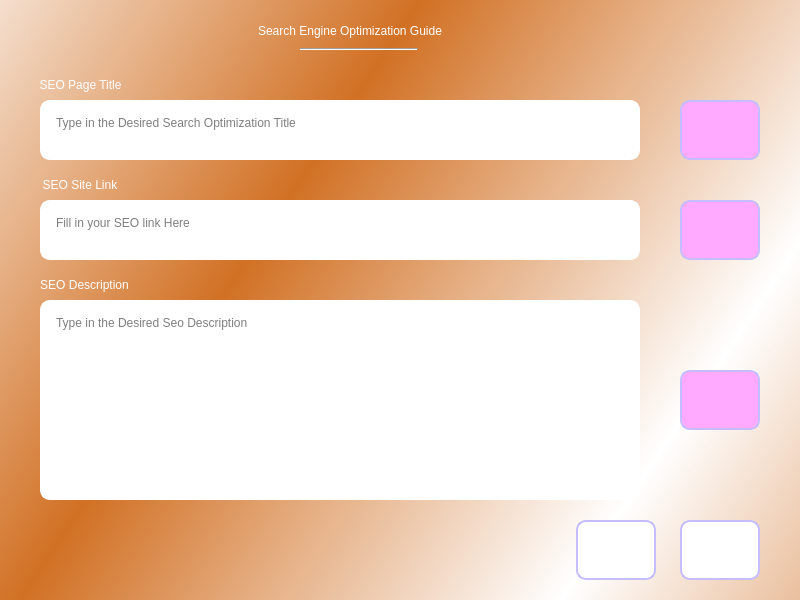
<?xml version="1.0" encoding="UTF-8"?>
<ui version="4.0">
 <class>Dialog</class>
 <widget class="QDialog" name="Dialog">
  <property name="geometry">
   <rect>
    <x>0</x>
    <y>0</y>
    <width>800</width>
    <height>600</height>
   </rect>
  </property>
  <property name="windowTitle">
   <string>Dialog</string>
  </property>
  <property name="windowIcon">
   <iconset resource="resources/resources.qrc">
    <normaloff>:/images/seoicon.ico</normaloff>:/images/seoicon.ico</iconset>
  </property>
  <widget class="QWidget" name="widget" native="true">
   <property name="geometry">
    <rect>
     <x>0</x>
     <y>0</y>
     <width>800</width>
     <height>600</height>
    </rect>
   </property>
   <property name="styleSheet">
    <string notr="true">QWidget#widget{
	background-color: qlineargradient(spread:reflect, x1:0.36, y1:0.33, x2:0.9, y2:0.6, stop:0 rgba(209, 112, 35, 254), stop:1 rgba(255, 255, 255, 255))
}</string>
   </property>
   <widget class="Line" name="line_2">
    <property name="geometry">
     <rect>
      <x>300</x>
      <y>48</y>
      <width>118</width>
      <height>3</height>
     </rect>
    </property>
    <property name="orientation">
     <enum>Qt::Horizontal</enum>
    </property>
   </widget>
   <widget class="QLabel" name="label_2">
    <property name="geometry">
     <rect>
      <x>200</x>
      <y>16</y>
      <width>300</width>
      <height>30</height>
     </rect>
    </property>
    <property name="styleSheet">
     <string notr="true">QLabel{
	color: #ffffff;
	font: 8pt &quot;Georgia&quot;;
}</string>
    </property>
    <property name="text">
     <string>Search Engine Optimization Guide</string>
    </property>
    <property name="alignment">
     <set>Qt::AlignCenter</set>
    </property>
   </widget>
   <widget class="QTextEdit" name="textEdit_1">
    <property name="geometry">
     <rect>
      <x>40</x>
      <y>100</y>
      <width>600</width>
      <height>60</height>
     </rect>
    </property>
    <property name="styleSheet">
     <string notr="true">QTextEdit{
	border: 2px solid #ffffff;
	border-radius: 10px;
	padding: 10px;
	background: #ffffff;
}</string>
    </property>
    <property name="sizeAdjustPolicy">
     <enum>QAbstractScrollArea::AdjustIgnored</enum>
    </property>
    <property name="placeholderText">
     <string>Type in the Desired Search Optimization Title</string>
    </property>
   </widget>
   <widget class="QTextEdit" name="textEdit_3">
    <property name="geometry">
     <rect>
      <x>40</x>
      <y>300</y>
      <width>600</width>
      <height>200</height>
     </rect>
    </property>
    <property name="styleSheet">
     <string notr="true">QTextEdit{
	border: 2px solid #ffffff;
	border-radius: 10px;
	padding: 10px;
	background: #ffffff;
}</string>
    </property>
    <property name="placeholderText">
     <string>Type in the Desired Seo Description</string>
    </property>
   </widget>
   <widget class="QLabel" name="label">
    <property name="geometry">
     <rect>
      <x>0</x>
      <y>70</y>
      <width>161</width>
      <height>30</height>
     </rect>
    </property>
    <property name="styleSheet">
     <string notr="true">QLabel{
	color: #ffffff;
	font: 8pt &quot;Georgia&quot;;
}</string>
    </property>
    <property name="text">
     <string>SEO Page Title</string>
    </property>
    <property name="alignment">
     <set>Qt::AlignCenter</set>
    </property>
   </widget>
   <widget class="QLabel" name="label_5">
    <property name="geometry">
     <rect>
      <x>0</x>
      <y>270</y>
      <width>169</width>
      <height>30</height>
     </rect>
    </property>
    <property name="styleSheet">
     <string notr="true">QLabel{
	color: #ffffff;
	font: 8pt &quot;Georgia&quot;;
}</string>
    </property>
    <property name="text">
     <string>SEO Description</string>
    </property>
    <property name="alignment">
     <set>Qt::AlignCenter</set>
    </property>
   </widget>
   <widget class="QTextEdit" name="textEdit_2">
    <property name="geometry">
     <rect>
      <x>40</x>
      <y>200</y>
      <width>600</width>
      <height>60</height>
     </rect>
    </property>
    <property name="styleSheet">
     <string notr="true">QTextEdit{
	border: 2px solid #ffffff;
	border-radius: 10px;
	padding: 10px;
	background: #ffffff;
}</string>
    </property>
    <property name="sizeAdjustPolicy">
     <enum>QAbstractScrollArea::AdjustIgnored</enum>
    </property>
    <property name="placeholderText">
     <string>Fill in your SEO link Here</string>
    </property>
   </widget>
   <widget class="QLabel" name="label_3">
    <property name="geometry">
     <rect>
      <x>0</x>
      <y>170</y>
      <width>160</width>
      <height>30</height>
     </rect>
    </property>
    <property name="styleSheet">
     <string notr="true">QLabel{
	color: #ffffff;
	font: 8pt &quot;Georgia&quot;;
}</string>
    </property>
    <property name="text">
     <string>SEO Site Link</string>
    </property>
    <property name="alignment">
     <set>Qt::AlignCenter</set>
    </property>
   </widget>
   <widget class="QLabel" name="titleLabel">
    <property name="geometry">
     <rect>
      <x>240</x>
      <y>130</y>
      <width>400</width>
      <height>30</height>
     </rect>
    </property>
    <property name="styleSheet">
     <string notr="true">QLabel{
	color: #b10000;
	font: 75 8pt &quot;MS Shell Dlg 2&quot;;
}</string>
    </property>
    <property name="text">
     <string/>
    </property>
    <property name="alignment">
     <set>Qt::AlignCenter</set>
    </property>
   </widget>
   <widget class="QLabel" name="titleLabel_2">
    <property name="geometry">
     <rect>
      <x>240</x>
      <y>230</y>
      <width>400</width>
      <height>30</height>
     </rect>
    </property>
    <property name="styleSheet">
     <string notr="true">QLabel{
	color: #b10000;
	font: 75 8pt &quot;MS Shell Dlg 2&quot;;
}</string>
    </property>
    <property name="text">
     <string/>
    </property>
    <property name="alignment">
     <set>Qt::AlignCenter</set>
    </property>
   </widget>
   <widget class="QLabel" name="titleLabel_3">
    <property name="geometry">
     <rect>
      <x>135</x>
      <y>470</y>
      <width>500</width>
      <height>30</height>
     </rect>
    </property>
    <property name="styleSheet">
     <string notr="true">QLabel{
	color: #b10000;
	font: 75 8pt &quot;MS Shell Dlg 2&quot;;
}</string>
    </property>
    <property name="text">
     <string/>
    </property>
    <property name="alignment">
     <set>Qt::AlignCenter</set>
    </property>
   </widget>
   <widget class="QLabel" name="titleLabel_4">
    <property name="geometry">
     <rect>
      <x>40</x>
      <y>136</y>
      <width>250</width>
      <height>30</height>
     </rect>
    </property>
    <property name="styleSheet">
     <string notr="true">QLabel{
	color: #55aa00;
	font: 75 8pt &quot;MS Shell Dlg 2&quot;;
}</string>
    </property>
    <property name="text">
     <string/>
    </property>
    <property name="alignment">
     <set>Qt::AlignCenter</set>
    </property>
   </widget>
   <widget class="QLabel" name="titleLabel_5">
    <property name="geometry">
     <rect>
      <x>40</x>
      <y>230</y>
      <width>250</width>
      <height>30</height>
     </rect>
    </property>
    <property name="styleSheet">
     <string notr="true">QLabel{
	color: #55aa00;
	font: 75 8pt &quot;MS Shell Dlg 2&quot;;
}</string>
    </property>
    <property name="text">
     <string/>
    </property>
    <property name="alignment">
     <set>Qt::AlignCenter</set>
    </property>
   </widget>
   <widget class="QLabel" name="titleLabel_6">
    <property name="geometry">
     <rect>
      <x>40</x>
      <y>470</y>
      <width>250</width>
      <height>30</height>
     </rect>
    </property>
    <property name="styleSheet">
     <string notr="true">QLabel{
	color: #55aa00;
	font: 75 8pt &quot;MS Shell Dlg 2&quot;;
}</string>
    </property>
    <property name="text">
     <string/>
    </property>
    <property name="alignment">
     <set>Qt::AlignCenter</set>
    </property>
   </widget>
   <widget class="QPushButton" name="descriptionButton">
    <property name="geometry">
     <rect>
      <x>680</x>
      <y>370</y>
      <width>80</width>
      <height>60</height>
     </rect>
    </property>
    <property name="styleSheet">
     <string notr="true">QPushButton{
	border-radius: 10px;
	font: 85 10pt &quot;Times New Roman&quot;;
	color: #ffffff;
	border: 2px solid rgb(197, 189, 255);
	background: #ffaaff;
}
QPushButton:hover{
	font: 85 10pt &quot;Times New Roman&quot;;
	color:#cfc0ff;
	border: 2px solid #aaaaff;
	background: #ffaaff;
}</string>
    </property>
    <property name="text">
     <string/>
    </property>
    <property name="icon">
     <iconset>
      <normaloff>transimages.jpeg</normaloff>transimages.jpeg</iconset>
    </property>
    <property name="iconSize">
     <size>
      <width>60</width>
      <height>40</height>
     </size>
    </property>
   </widget>
   <widget class="QPushButton" name="pagelinkButton">
    <property name="geometry">
     <rect>
      <x>680</x>
      <y>200</y>
      <width>80</width>
      <height>60</height>
     </rect>
    </property>
    <property name="styleSheet">
     <string notr="true">QPushButton{
	border-radius: 10px;
	font: 85 10pt &quot;Times New Roman&quot;;
	color: #ffffff;
	border: 2px solid rgb(197, 189, 255);
	background: #ffaaff;
}
QPushButton:hover{
	font: 85 10pt &quot;Times New Roman&quot;;
	color:#cfc0ff;
	border: 2px solid #aaaaff;
	background: #ffaaff;
}</string>
    </property>
    <property name="text">
     <string/>
    </property>
    <property name="icon">
     <iconset>
      <normaloff>transimages.jpeg</normaloff>transimages.jpeg</iconset>
    </property>
    <property name="iconSize">
     <size>
      <width>60</width>
      <height>40</height>
     </size>
    </property>
   </widget>
   <widget class="QPushButton" name="pagetitleButton">
    <property name="geometry">
     <rect>
      <x>680</x>
      <y>100</y>
      <width>80</width>
      <height>60</height>
     </rect>
    </property>
    <property name="styleSheet">
     <string notr="true">QPushButton{
	border-radius: 10px;
	font: 85 10pt &quot;Times New Roman&quot;;
	color: #ffffff;
	border: 2px solid rgb(197, 189, 255);
	background: #ffaaff;
}
QPushButton:hover{
	font: 85 10pt &quot;Times New Roman&quot;;
	color:#cfc0ff;
	border: 2px solid #aaaaff;
	background: #ffaaff;
}</string>
    </property>
    <property name="text">
     <string/>
    </property>
    <property name="icon">
     <iconset>
      <normaloff>transimages.jpeg</normaloff>transimages.jpeg</iconset>
    </property>
    <property name="iconSize">
     <size>
      <width>60</width>
      <height>40</height>
     </size>
    </property>
   </widget>
   <widget class="QPushButton" name="menuscreen">
    <property name="geometry">
     <rect>
      <x>680</x>
      <y>520</y>
      <width>80</width>
      <height>60</height>
     </rect>
    </property>
    <property name="styleSheet">
     <string notr="true">QPushButton{
	border-radius: 10px;
	font: 85 10pt &quot;Times New Roman&quot;;
	color: #ffffff;
	border: 2px solid rgb(197, 189, 255);
	background: rgb(255, 255, 255);
}
QPushButton:hover{
	font: 85 10pt &quot;Times New Roman&quot;;
	color:#cfc0ff;
	border: 2px solid #aaaaff;
	background: rgb(255, 255, 255);
}</string>
    </property>
    <property name="text">
     <string/>
    </property>
    <property name="icon">
     <iconset>
      <normaloff>backimages.jpeg</normaloff>backimages.jpeg</iconset>
    </property>
    <property name="iconSize">
     <size>
      <width>60</width>
      <height>40</height>
     </size>
    </property>
   </widget>
   <widget class="QPushButton" name="clearButton">
    <property name="geometry">
     <rect>
      <x>576</x>
      <y>520</y>
      <width>80</width>
      <height>60</height>
     </rect>
    </property>
    <property name="styleSheet">
     <string notr="true">QPushButton{
	border-radius: 10px;
	font: 85 10pt &quot;Times New Roman&quot;;
	color: #ffffff;
	border: 2px solid rgb(197, 189, 255);
	background: rgb(255, 255, 255);
}
QPushButton:hover{
	font: 85 10pt &quot;Times New Roman&quot;;
	color:#cfc0ff;
	border: 2px solid #aaaaff;
	background: rgb(255, 255, 255);
}</string>
    </property>
    <property name="text">
     <string/>
    </property>
    <property name="icon">
     <iconset>
      <normaloff>clear.png</normaloff>clear.png</iconset>
    </property>
    <property name="iconSize">
     <size>
      <width>60</width>
      <height>40</height>
     </size>
    </property>
   </widget>
  </widget>
 </widget>
 <resources>
  <include location="resources/resources.qrc"/>
 </resources>
 <connections/>
</ui>
